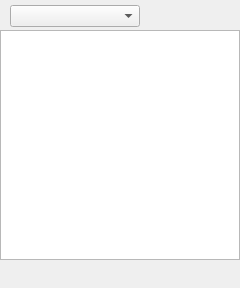
<?xml version="1.0" encoding="UTF-8"?>
<ui version="4.0">
 <class>msglist</class>
 <widget class="QDialog" name="msglist">
  <property name="geometry">
   <rect>
    <x>0</x>
    <y>0</y>
    <width>240</width>
    <height>288</height>
   </rect>
  </property>
  <property name="windowTitle">
   <string>Beluga</string>
  </property>
  <widget class="QListWidget" name="contactlist">
   <property name="geometry">
    <rect>
     <x>0</x>
     <y>30</y>
     <width>240</width>
     <height>230</height>
    </rect>
   </property>
   <property name="frameShape">
    <enum>QFrame::StyledPanel</enum>
   </property>
   <property name="verticalScrollBarPolicy">
    <enum>Qt::ScrollBarAsNeeded</enum>
   </property>
   <property name="horizontalScrollBarPolicy">
    <enum>Qt::ScrollBarAlwaysOff</enum>
   </property>
   <property name="editTriggers">
    <set>QAbstractItemView::NoEditTriggers</set>
   </property>
   <property name="wordWrap">
    <bool>true</bool>
   </property>
  </widget>
  <widget class="QComboBox" name="msgtype">
   <property name="geometry">
    <rect>
     <x>10</x>
     <y>5</y>
     <width>130</width>
     <height>22</height>
    </rect>
   </property>
  </widget>
 </widget>
 <tabstops>
  <tabstop>contactlist</tabstop>
 </tabstops>
 <resources/>
 <connections/>
</ui>
